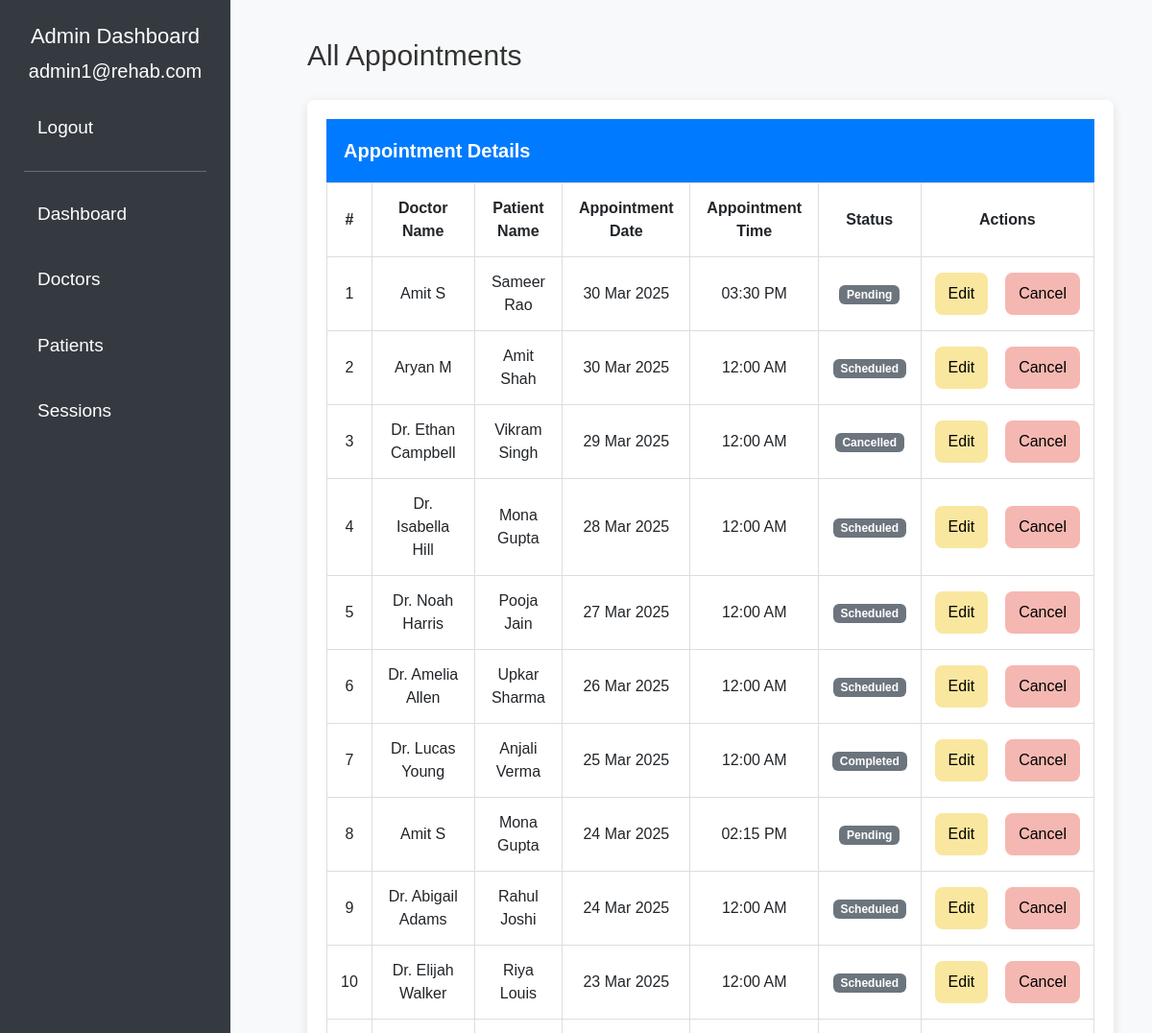
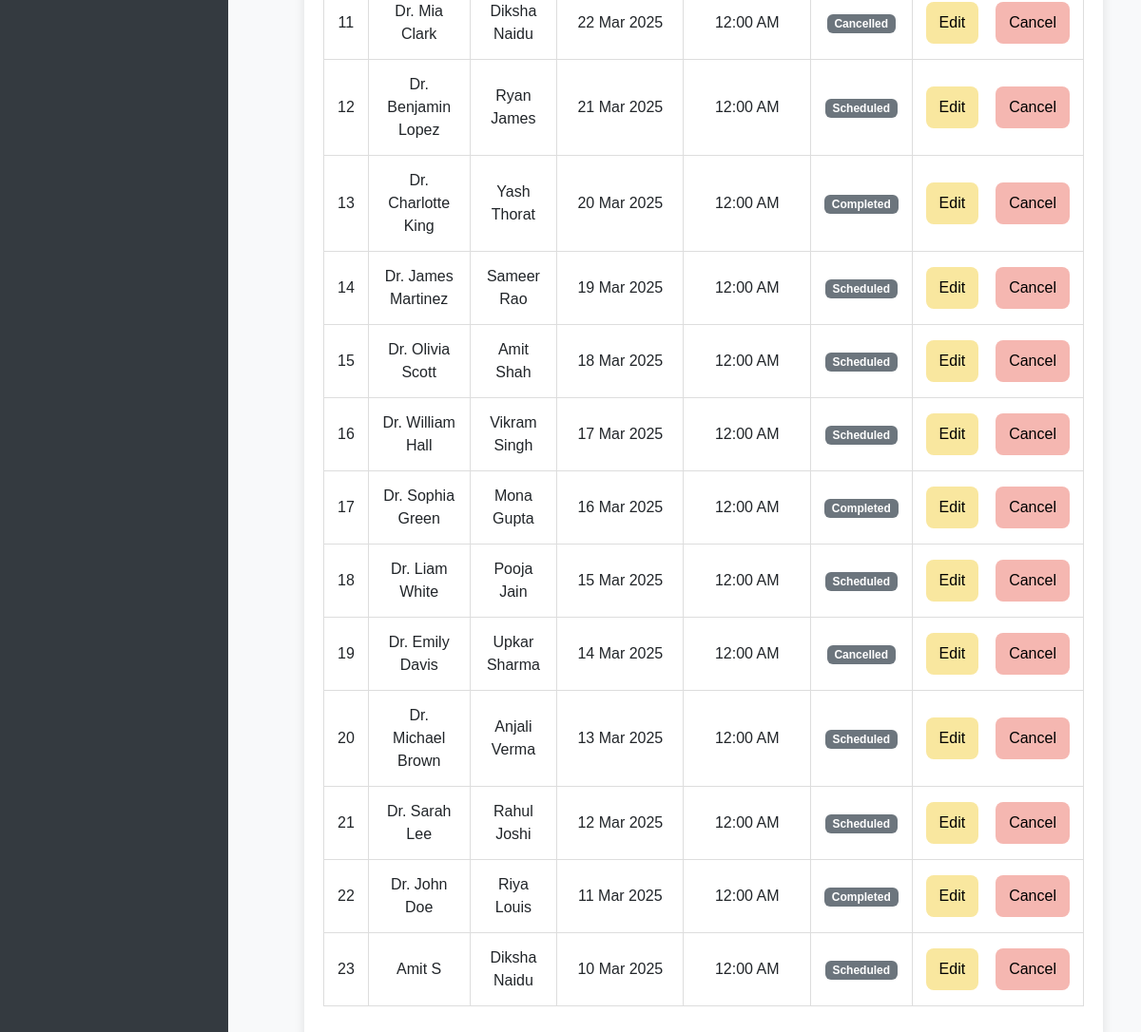
The page /all_sess.php (signed in) on the database its author committed (2 pictures, top to bottom).
### tables this page shows
CREATE TABLE `appointments` (
  `appointment_id` int(11) NOT NULL,
  `patient_id` int(11) DEFAULT NULL,
  `doctor_id` int(11) DEFAULT NULL,
  `appointment_date` date NOT NULL,
  `appointment_time` time NOT NULL,
  `status` varchar(50) DEFAULT 'Pending'
);

CREATE TABLE `doctors` (
  `doctor_id` int(11) NOT NULL,
  `name` varchar(100) NOT NULL,
  `speciality` varchar(100) NOT NULL,
  `email` varchar(100) DEFAULT NULL,
  `password` varchar(255) NOT NULL,
  `phone` varchar(15) DEFAULT NULL,
  `experience` varchar(100) DEFAULT NULL,
  `visit_days` varchar(100) DEFAULT NULL,
  `max_patients` int(11) NOT NULL,
  `role_id` int(11) DEFAULT NULL,
  `appointment_count` int(11) DEFAULT 0
);

CREATE TABLE `patients` (
  `patient_id` int(11) NOT NULL,
  `name` varchar(100) NOT NULL,
  `age` int(11) DEFAULT NULL,
  `address` varchar(255) DEFAULT NULL,
  `phone` varchar(15) DEFAULT NULL,
  `email` varchar(100) DEFAULT NULL,
  `password` varchar(255) NOT NULL,
  `diagnosis_type` varchar(100) DEFAULT NULL,
  `Surgery_status` varchar(100) DEFAULT NULL,
  `role_id` int(11) DEFAULT NULL,
  `admitted_date` date DEFAULT NULL
);

### all_sess.php (the view, shortened to what this page needs)
<?php
include 'connection.php';
$sessions_query = "
    SELECT
        appointments.appointment_id,
        appointments.appointment_date,
        appointments.appointment_time,
        appointments.status,
        doctors.name AS doctor_name,
        patients.name AS patient_name
    FROM appointments
    INNER JOIN doctors ON appointments.doctor_id = doctors.doctor_id
    INNER JOIN patients ON appointments.patient_id = patients.patient_id
    ORDER BY appointments.appointment_date DESC, appointments.appointment_time DESC";
$sessions_result = mysqli_query($conn, $sessions_query);
?>
<!DOCTYPE html>
<html lang="en">
<head>
    <link rel="stylesheet" href="https://stackpath.bootstrapcdn.com/bootstrap/5.3.0/css/bootstrap.min.css">
</head>
<body>
    <div class="sidebar">
        <h4>Admin Dashboard</h4>
        <p><?php echo $_SESSION['email']; ?></p>
        <a href="logout.php">Logout</a>
        <hr>
        <a href="admin_dashboard.php?page=dashboard">Dashboard</a>
        <a href="all_doc.php" class="<?php echo ($page == 'all_doc') ? 'active' : ''; ?>">Doctors</a>
        <a href="all_patients.php" class="<?php echo ($page == 'all_patients') ? 'active': ''; ?>">Patients</a>
        <a href="all_sess.php" class="<?php echo ($page == 'all_sess') ? 'active' : ''; ?>">Sessions</a>
    </div>
    <div class="main-content">
        <div class="top-bar">
            <h3 style="font-size: 30px;">All Appointments</h3>
        </div>
        <div class="table-container">
            <div class="card-header">Appointment Details</div>
            <div class="card-body">
                <table class="table">
                    <thead>
                        <tr>
                            <th>#</th>
                            <th>Doctor Name</th>
                            <th>Patient Name</th>
                            <th>Appointment Date</th>
                            <th>Appointment Time</th>
                            <th>Status</th>
                            <th>Actions</th>
                        </tr>
                    </thead>
                    <tbody>
                        <?php if (mysqli_num_rows($sessions_result) > 0): ?>
                            <?php $count = 1; while ($session = mysqli_fetch_assoc($sessions_result)): ?>
                                <tr>
                                    <td><?php echo $count++; ?></td>
                                    <td><?php echo $session['doctor_name']; ?></td>
                                    <td><?php echo $session['patient_name']; ?></td>
                                    <td><?php echo date("d M Y", strtotime($session['appointment_date'])); ?></td>
                                    <td><?php echo date("h:i A", strtotime($session['appointment_time'])); ?></td>
                                    <td>
                                        <span class="badge
                                            <?php echo ($session['status'] == 'Confirmed') ? 'bg-success' : 'bg-secondary'; ?>">
                                            <?php echo $session['status']; ?>
                                        </span>
                                    </td>
                                    <td>
                                        <div class="d-flex justify-content-center gap-2">
                                            <a href="edit_session.php?id=<?php echo $session['appointment_id']; ?>"
                                               class="btn btn-edit">
                                               Edit
                                            </a>
                                            <a href="cancel_session.php?id=<?php echo $session['appointment_id']; ?>"
                                               class="btn btn-remove"
                                               onclick="return confirm('Are you sure you want to cancel this appointment?');">
                                               Cancel
                                            </a>
                                        </div>
                                    </td>
                                </tr>
                            <?php endwhile; ?>
                        <?php else: ?>
                            <tr>
                                <td colspan="7">No appointments found.</td>
                            </tr>
                        <?php endif; ?>
                    </tbody>
                </table>
            </div>
        </div>
    </div>
</body>
</html>

### all_sess.php (style rules this page uses)
body { font-family: 'Arial', sans-serif; background-color: #f8f9fa; color: #333; font-size: 18px; padding: 20px; }
.sidebar { height: 100%; width: 240px; position: fixed; top: 0; left: 0; background-color: #343a40; padding: 25px; color: white; }
.sidebar h4 { text-align: center; font-size: 22px; }
.sidebar p { text-align: center; font-size: 20px; }
.sidebar a { color: white; padding: 14px; text-decoration: none; font-size: 19px; display: block; border-radius: 6px; margin-bottom: 12px; }
.main-content { margin-left: 280px; padding: 20px; }
.table-container { margin-top: 20px; background-color: white; border-radius: 8px; box-shadow: 0 3px 12px rgba(0, 0, 0, 0.1); padding: 20px; overflow-x: auto; }
.table { width: 100%; border-collapse: collapse; }
.table thead { background-color: #007bff; color: white; }
.table th, .table td { text-align: center; vertical-align: middle; padding: 14px; font-size: 16px; border: 1px solid #ddd; }
.table thead { background-color: #007bff; color: white; font-size: 17px; }
.btn { font-size: 16px; padding: 10px 14px; border-radius: 8px; border: none; transition: 0.3s; }
.btn-edit { background-color: #F9E79F; color: black; margin-right: 10px; }
.btn-remove { background-color: #F5B7B1; color: black; }
.card-header { background-color: #007bff; color: white; font-weight: bold; font-size: 20px; padding: 18px; border-radius: 8px 8px 0 0; }
.top-bar { display: flex; justify-content: space-between; align-items: center; }

### rows shown on the page
appointments: doctor.name "Amit S", patient.name "Sameer Rao", appointment_date "30 Mar 2025", appointment_time "03:30 PM", status "Pending"
appointments: doctor.name "Aryan M", patient.name "Amit Shah", appointment_date "30 Mar 2025", appointment_time "12:00 AM", status "Scheduled"
appointments: doctor.name "Dr. Ethan Campbell", patient.name "Vikram Singh", appointment_date "29 Mar 2025", appointment_time "12:00 AM", status "Cancelled"
appointments: doctor.name "Dr. Isabella Hill", patient.name "Mona Gupta", appointment_date "28 Mar 2025", appointment_time "12:00 AM", status "Scheduled"
appointments: doctor.name "Dr. Noah Harris", patient.name "Pooja Jain", appointment_date "27 Mar 2025", appointment_time "12:00 AM", status "Scheduled"
appointments: doctor.name "Dr. Amelia Allen", patient.name "Upkar Sharma", appointment_date "26 Mar 2025", appointment_time "12:00 AM", status "Scheduled"
appointments: doctor.name "Dr. Lucas Young", patient.name "Anjali Verma", appointment_date "25 Mar 2025", appointment_time "12:00 AM", status "Completed"
appointments: doctor.name "Amit S", patient.name "Mona Gupta", appointment_date "24 Mar 2025", appointment_time "02:15 PM", status "Pending"
appointments: doctor.name "Dr. Abigail Adams", patient.name "Rahul Joshi", appointment_date "24 Mar 2025", appointment_time "12:00 AM", status "Scheduled"
appointments: doctor.name "Dr. Elijah Walker", patient.name "Riya Louis", appointment_date "23 Mar 2025", appointment_time "12:00 AM", status "Scheduled"
appointments: doctor.name "Dr. Mia Clark", patient.name "Diksha Naidu", appointment_date "22 Mar 2025", appointment_time "12:00 AM", status "Cancelled"
appointments: doctor.name "Dr. Benjamin Lopez", patient.name "Ryan James", appointment_date "21 Mar 2025", appointment_time "12:00 AM", status "Scheduled"
appointments: doctor.name "Dr. Charlotte King", patient.name "Yash Thorat", appointment_date "20 Mar 2025", appointment_time "12:00 AM", status "Completed"
appointments: doctor.name "Dr. James Martinez", patient.name "Sameer Rao", appointment_date "19 Mar 2025", appointment_time "12:00 AM", status "Scheduled"
appointments: doctor.name "Dr. Olivia Scott", patient.name "Amit Shah", appointment_date "18 Mar 2025", appointment_time "12:00 AM", status "Scheduled"
appointments: doctor.name "Dr. William Hall", patient.name "Vikram Singh", appointment_date "17 Mar 2025", appointment_time "12:00 AM", status "Scheduled"
appointments: doctor.name "Dr. Sophia Green", patient.name "Mona Gupta", appointment_date "16 Mar 2025", appointment_time "12:00 AM", status "Completed"
appointments: doctor.name "Dr. Liam White", patient.name "Pooja Jain", appointment_date "15 Mar 2025", appointment_time "12:00 AM", status "Scheduled"
appointments: doctor.name "Dr. Emily Davis", patient.name "Upkar Sharma", appointment_date "14 Mar 2025", appointment_time "12:00 AM", status "Cancelled"
appointments: doctor.name "Dr. Michael Brown", patient.name "Anjali Verma", appointment_date "13 Mar 2025", appointment_time "12:00 AM", status "Scheduled"
appointments: doctor.name "Dr. Sarah Lee", patient.name "Rahul Joshi", appointment_date "12 Mar 2025", appointment_time "12:00 AM", status "Scheduled"
appointments: doctor.name "Dr. John Doe", patient.name "Riya Louis", appointment_date "11 Mar 2025", appointment_time "12:00 AM", status "Completed"
appointments: doctor.name "Amit S", patient.name "Diksha Naidu", appointment_date "10 Mar 2025", appointment_time "12:00 AM", status "Scheduled"

### other values the page prints
$_SESSION['email'] "admin1@rehab.com"
